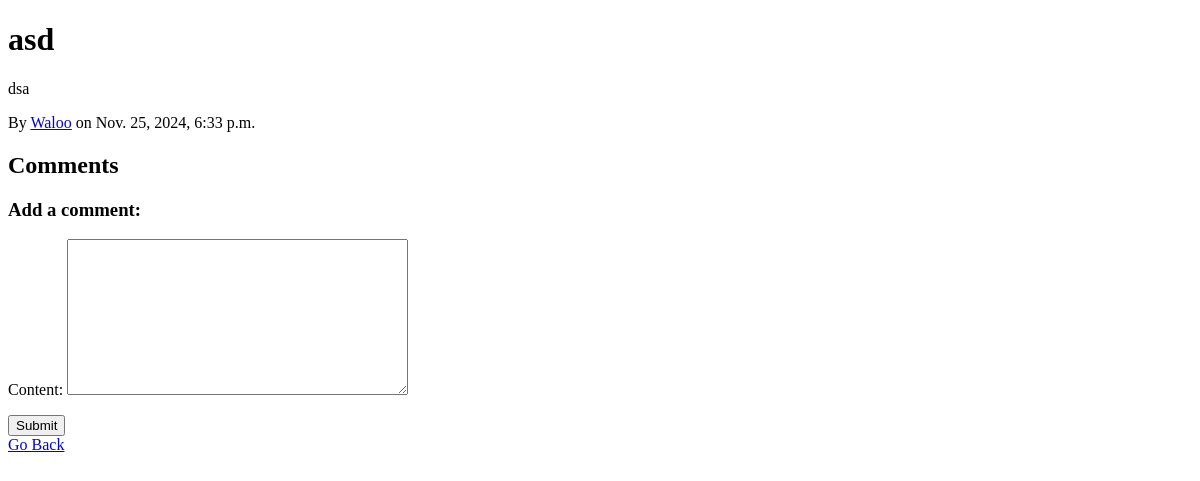
The app's page /forum/post/7/, older data.
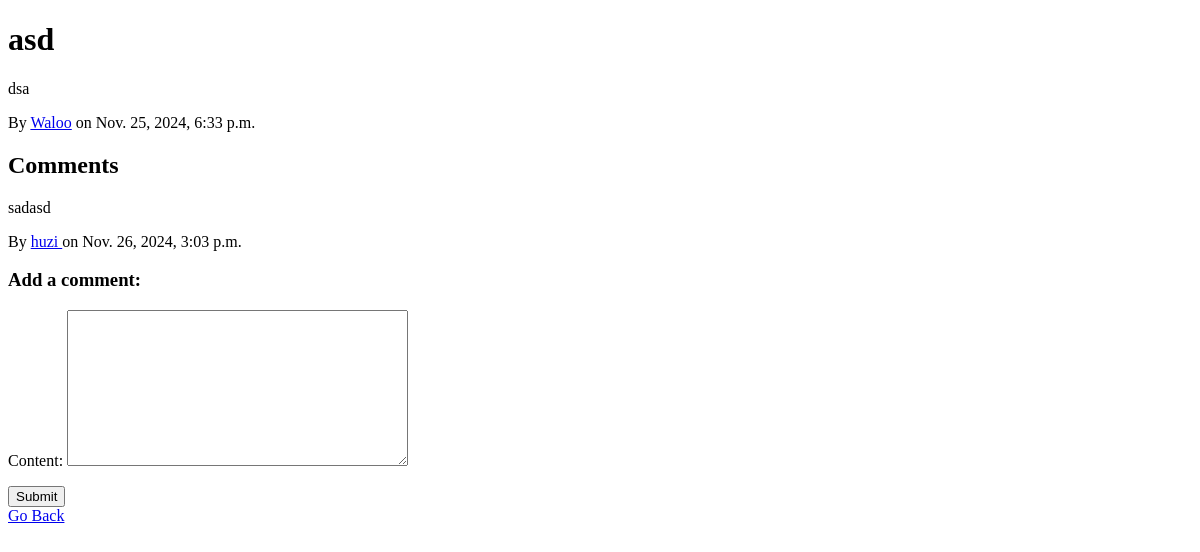
The same page, newer data.
### forum/models.py (models this page shows, shortened)
class Comment(models.Model):
    post = models.ForeignKey(Post, on_delete=models.CASCADE, related_name='comments')
    author = models.ForeignKey(CustomUser, on_delete=models.CASCADE)
    content = models.TextField()
    created_at = models.DateTimeField(auto_now_add=True)

### loginreg/models.py (models this page shows, shortened)
class CustomUser(AbstractUser):
    email = models.EmailField(unique=True)
    isadmin = models.BooleanField(default=False)
    profile_picture = models.ImageField(upload_to="profile_pictures/", default="profile_pictures/default.png")

### forum/views.py (the view, shortened to what this page needs)
# urls.py: path('forum/post/<int:post_id>/',forumview.post_detail,name='forumpostdetail'),
def post_detail(request, post_id):
    post = get_object_or_404(Post, id=post_id)
    comments = post.comments.all()
    user_society_details = None
    comment_details = []
    for comment in comments:
        comment_society_details = []
        if comment.author.is_authenticated:
            societies = Society.objects.filter(members=comment.author) | Society.objects.filter(admins=comment.author)
            for society in societies:
                if society.admins.filter(id=comment.author.id).exists():
                    position = "Admin"
                else:
                    position = "Member"
                comment_society_details.append((society.name, position))
        comment_details.append({'comment': comment, 'society_details': comment_society_details})
    if request.method == 'POST':
        form = CommentForm(request.POST)
        if form.is_valid():
            comment = form.save(commit=False)
            comment.author = request.user
            comment.post = post
            comment.save()
            return redirect('forumpostdetail', post_id=post.id)
    else:
        form = CommentForm()
    return render(request, 'post_detail.html', {
        'post': post,
        'comments': comments,
        'form': form,
        'user_society_details': user_society_details,
        'comment_details': comment_details
    })

### forum/forms.py
class CommentForm(forms.ModelForm):
    class Meta:
        model = Comment
        fields = ['content']

### Templates/post_detail.html (shortened to what this page needs)
<!DOCTYPE html>
<html lang="en">
<head>
</head>
<body>
    <h1>{{ post.title }}</h1>
    <p>{{ post.content }}</p>
    <p>By <a href="{% url 'user_profile' post.author.username %}">{{ post.author.username }}</a> on {{ post.created_at }}</p>
    <h2>Comments</h2>
    {% for comment_info in comment_details %}
        <div class="comment">
            <p>{{ comment_info.comment.content }}</p>
            <p>By <a href="{% url 'user_profile' comment_info.comment.author.username %}">
                {{ comment_info.comment.author.username }}
            </a> on {{ comment_info.comment.created_at }}</p>
        </div>
    {% endfor %}
    <h3>Add a comment:</h3>
    <form method="post">
        {{ form.as_p }}
        <button type="submit">Submit</button>
    </form>
    <a href="{% url 'forumhome' %}">Go Back</a>
</body>
</html>

Row changes from the older to the newer data that the page shows:
added Comment: comment.content "sadasd", comment.author.username "huzi", comment.created_at "Nov. 26, 2024, 3:03 p.m."
